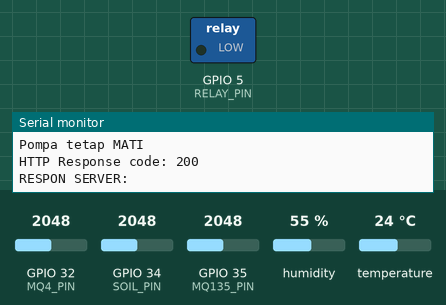
Simulated run of this sketch. Board: ESP32. Shown: switched loads named in the sketch (green lamp = pin HIGH), the last lines printed to the serial monitor. The test bench sets the inputs (shaded band); at power-on: GPIO 34 (SOIL_PIN) = 2048, GPIO 32 (MQ4_PIN) = 2048, GPIO 35 (MQ135_PIN) = 2048, humidity 55 %, temperature 24 °C. WiFi joins after 1.5 s; servers stay silent unless stated; uploads are accepted with an empty reply.

Above: at 2.7 s.
2.8 s: GPIO 34 (SOIL_PIN) set to 1655
8.6 s: GPIO 34 (SOIL_PIN) set to 1557
At 12.9 s:
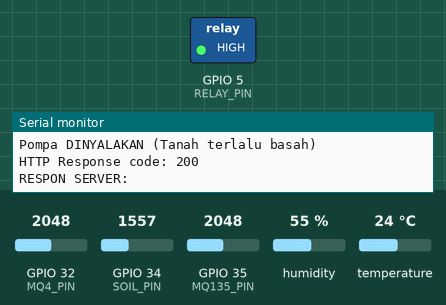
Timing chart, 0 to 14.4 s (numbered marks = the images above; inputs shaded):
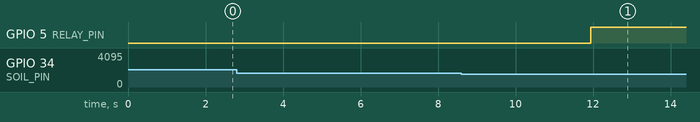

The sketch:

monitoring_padi.ino
```cpp
#include <WiFi.h>
#include <HTTPClient.h>
#include <DHT.h>

// === WiFi Config ===
const char* ssid = "Hotspot Area";
const char* password = "sekolahvokasimadiun";

// === Server Laravel ===
const char* serverName = "https://34aa-202-47-188-225.ngrok-free.app/api/sensor";

// === Sensor Pins ===
#define SOIL_PIN 34
#define DHT_PIN 4
#define MQ135_PIN 35
#define MQ4_PIN 32
#define RELAY_PIN 5

#define DHTTYPE DHT22
DHT dht(DHT_PIN, DHTTYPE);

// === Thresholds
const int SOIL_DRY_THRESHOLD = 30;
const int SOIL_WET_THRESHOLD = 60;
bool pumpState = false;

void setup() {
  Serial.begin(115200);

  Serial.print("Menghubungkan WiFi");
  WiFi.begin(ssid, password);
  while (WiFi.status() != WL_CONNECTED) {
    delay(500);
    Serial.print(".");
  }
  Serial.println("\nWiFi Connected");

  pinMode(RELAY_PIN, OUTPUT);
  digitalWrite(RELAY_PIN, LOW); // Pompa off

  dht.begin();
}

void loop() {
  // === Baca Sensor ===
  int soilRaw = analogRead(SOIL_PIN);
  float soilPercent = constrain(map(soilRaw, 4095, 0, 0, 100), 0, 100);

  float temp = dht.readTemperature();
  float hum = dht.readHumidity();

  if (isnan(temp) || isnan(hum)) {
    Serial.println("Gagal baca DHT22, gunakan nilai 0");
    temp = 0.0;
    hum = 0.0;
  }

  int mq135 = analogRead(MQ135_PIN);
  int mq4 = analogRead(MQ4_PIN);

  // === Tampilkan ke Serial
  Serial.println("===================================");
  Serial.print("Soil Moisture (%): "); Serial.println(soilPercent);
  Serial.print("Temperature (*C): "); Serial.println(temp);
  Serial.print("Humidity (%):     "); Serial.println(hum);
  Serial.print("MQ135:            "); Serial.println(mq135);
  Serial.print("MQ4:              "); Serial.println(mq4);

  // === Kontrol Pompa
  if (!pumpState && soilPercent > SOIL_WET_THRESHOLD) {
    digitalWrite(RELAY_PIN, HIGH);
    pumpState = true;
    Serial.println("Pompa DINYALAKAN (Tanah terlalu basah)");
  }
  else if (pumpState && soilPercent < SOIL_DRY_THRESHOLD) {
    digitalWrite(RELAY_PIN, LOW);
    pumpState = false;
    Serial.println("Pompa DIMATIKAN (Tanah terlalu kering)");
  }
  else {
    Serial.println(pumpState ? "Pompa tetap NYALA" : "Pompa tetap MATI");
  }

  // === Kirim ke Server
  if (WiFi.status() == WL_CONNECTED) {
    HTTPClient http;
    http.begin(serverName);
    http.addHeader("Content-Type", "application/json");

    String jsonData = "{";
    jsonData += "\"kelembapan_tanah\":" + String(soilPercent, 1) + ",";
    jsonData += "\"suhu\":" + String(temp, 1) + ",";
    jsonData += "\"gas_karbon\":" + String(mq135) + ",";
    jsonData += "\"gas_metana\":" + String(mq4);
    jsonData += "}";

    int httpResponseCode = http.POST(jsonData);
    Serial.print("HTTP Response code: ");
    Serial.println(httpResponseCode);

    if (httpResponseCode > 0) {
      String response = http.getString();
      Serial.println("RESPON SERVER:");
      Serial.println(response);
    } else {
      Serial.println("Gagal kirim data ke server!");
    }

    http.end();
  } else {
    Serial.println("WiFi belum terhubung!");
  }

  delay(5000);
}
```

Measured:
- the behaviour switches between 1598 and 1597 on GPIO 34 (SOIL_PIN) (found by bisection; images 0 and 1)
- after the input at 8.6 s, GPIO 5 (RELAY_PIN): LOW → HIGH after 3.3 s
